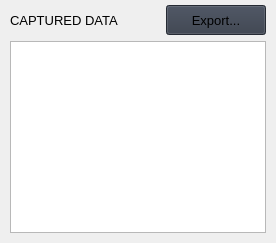
                     <widget class="QWidget" name="page_table">
                      <layout class="QVBoxLayout" name="verticalLayout_10">
                       <property name="leftMargin">
                        <number>10</number>
                       </property>
                       <property name="topMargin">
                        <number>5</number>
                       </property>
                       <property name="rightMargin">
                        <number>10</number>
                       </property>
                       <property name="bottomMargin">
                        <number>10</number>
                       </property>
                       <item>
                        <layout class="QHBoxLayout" name="horizontalLayout_7">
                         <item>
                          <widget class="QLabel" name="labelBoxBlenderInstalation_2">
                           <property name="font">
                            <font>
                             <family>Segoe UI</family>
                             <pointsize>10</pointsize>
                             <italic>false</italic>
                             <bold>false</bold>
                            </font>
                           </property>
                           <property name="styleSheet">
                            <string notr="true"/>
                           </property>
                           <property name="text">
                            <string>CAPTURED DATA</string>
                           </property>
                          </widget>
                         </item>
                         <item>
                          <widget class="QPushButton" name="pb_export_table">
                           <property name="sizePolicy">
                            <sizepolicy hsizetype="Preferred" vsizetype="Preferred">
                             <horstretch>0</horstretch>
                             <verstretch>0</verstretch>
                            </sizepolicy>
                           </property>
                           <property name="minimumSize">
                            <size>
                             <width>75</width>
                             <height>30</height>
                            </size>
                           </property>
                           <property name="maximumSize">
                            <size>
                             <width>100</width>
                             <height>16777215</height>
                            </size>
                           </property>
                           <property name="font">
                            <font>
                             <family>Segoe UI</family>
                             <pointsize>10</pointsize>
                             <italic>false</italic>
                             <bold>false</bold>
                            </font>
                           </property>
                           <property name="cursor">
                            <cursorShape>PointingHandCursor</cursorShape>
                           </property>
                           <property name="styleSheet">
                            <string notr="true">background-color: rgb(52, 59, 72);</string>
                           </property>
                           <property name="text">
                            <string>Export...</string>
                           </property>
                           <property name="icon">
                            <iconset resource="resources.qrc">
                             <normaloff>:/icons/images/icons/cil-save.png</normaloff>:/icons/images/icons/cil-save.png</iconset>
                           </property>
                          </widget>
                         </item>
                        </layout>
                       </item>
                       <item>
                        <widget class="QTableView" name="tableView"/>
                       </item>
                      </layout>
                     </widget>
